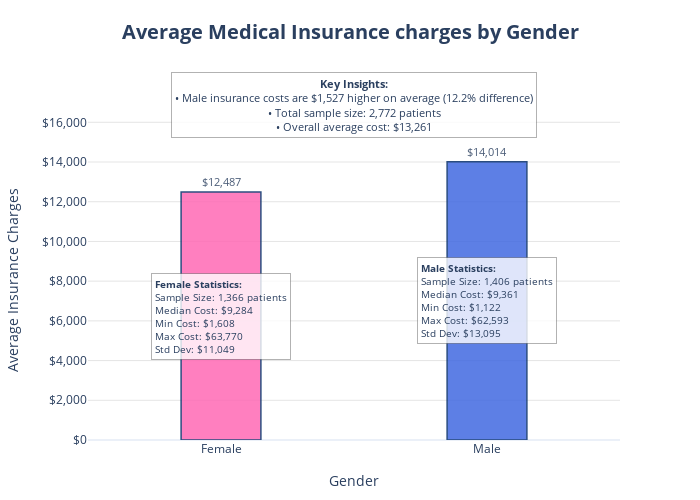

The notebook cell saved with this chart:
### Code cell
# Calculate comprehensive statistics
gender_stats = df.groupby('sex').agg({
    'charges': ['mean', 'std', 'count', 'min', 'max', 'median']
}).reset_index()
gender_stats.columns = ['sex', 'mean', 'std', 'count', 'min', 'max', 'median']

# Create enhanced bar plot
fig_sex = px.bar(gender_stats,
                 x='sex', y='mean',
                 title='Average Medical Insurance charges by Gender',
                 labels={'mean': 'Average Insurance Charges ($)', 'sex': 'Gender'},
                 color='sex',
                 template='plotly_white',
                 text=gender_stats['mean'].round(2),
                 color_discrete_map={'female': '#FF69B4', 'male': '#4169E1'})

# Customize the traces
fig_sex.update_traces(
    textposition='outside',
    textfont=dict(size=11),
    texttemplate='$%{text:,.0f}',
    marker_line_color='rgb(8,48,107)',
    marker_line_width=1.5,
    opacity=0.85,
    width=0.3  # Made bars thinner
)

# Update layout with more compact dimensions
fig_sex.update_layout(
    title={
        'text': '<b>Average Medical Insurance charges by Gender</b>',
        'x': 0.5,
        'y': 0.95,
        'xanchor': 'center',
        'font': dict(size=20)
    },
    yaxis=dict(
        title='Average Insurance Charges',
        tickprefix="$",
        tickformat=",",
        gridcolor='#E5E5E5',
        title_standoff=20,
        range=[0, max(gender_stats['mean']) * 1.15]  # Reduced top margin
    ),
    xaxis=dict(
        title='Gender',
        ticktext=["Female", "Male"],
        tickvals=["female", "male"],
        title_standoff=20
    ),
    plot_bgcolor='white',
    height=500,  # Reduced height
    width=700,   # Reduced width
    showlegend=False,
    margin=dict(t=120, b=60, l=80, r=80),  # Reduced margins
    bargap=0.15  # Reduced gap between bars
)

# Add statistical insights boxes
for i, row in gender_stats.iterrows():
    stats_text = (
        f"<b>{row['sex'].title()} Statistics:</b><br>"
        f"Sample Size: {row['count']:,} patients<br>"
        f"Median Cost: ${row['median']:,.0f}<br>"
        f"Min Cost: ${row['min']:,.0f}<br>"
        f"Max Cost: ${row['max']:,.0f}<br>"
        f"Std Dev: ${row['std']:,.0f}"
    )
    
    fig_sex.add_annotation(
        x=row['sex'],
        y=row['mean']/2,
        text=stats_text,
        showarrow=False,
        font=dict(size=10),
        align='left',
        bgcolor='rgba(255,255,255,0.8)',
        bordercolor='rgba(0,0,0,0.3)',
        borderwidth=1,
        borderpad=3
    )

# Add key insights
avg_diff = abs(gender_stats.iloc[0]['mean'] - gender_stats.iloc[1]['mean'])
percent_diff = (avg_diff / gender_stats.iloc[0]['mean']) * 100

insights_text = (
    f"<b>Key Insights:</b><br>"
    f"• Male insurance costs are ${avg_diff:,.0f} higher on average ({percent_diff:.1f}% difference)<br>"
    f"• Total sample size: {gender_stats['count'].sum():,} patients<br>"
    f"• Overall average cost: ${df['charges'].mean():,.0f}"
)

fig_sex.add_annotation(
    text=insights_text,
    xref='paper', yref='paper',
    x=0.5, y=1.15,
    showarrow=False,
    font=dict(size=11),
    align='center',
    bgcolor='rgba(255,255,255,0.8)',
    bordercolor='rgba(0,0,0,0.3)',
    borderwidth=1,
    borderpad=3,
    xanchor='center'
)

fig_sex.show()

### Figure 1 — Plotly figure (JSON) as saved in the notebook; plotly's stock layout.template omitted (floating-point values rounded to 4 significant figures)
{"data": [{"alignmentgroup": "True", "hovertemplate": "Gender=%{x}<br>Average Insurance Charges ($)=%{y}<br>text=%{text}<extra></extra>", "legendgroup": "female", "marker": {"color": "#FF69B4", "line": {"color": "rgb(8,48,107)", "width": 1.5}, "pattern": {"shape": ""}}, "name": "female", "offsetgroup": "female", "opacity": 0.85, "orientation": "v", "showlegend": true, "text": [12490.0], "textfont": {"size": 11}, "textposition": "outside", "texttemplate": "$%{text:,.0f}", "type": "bar", "width": 0.3, "x": ["female"], "xaxis": "x", "y": [12490.0], "yaxis": "y"}, {"alignmentgroup": "True", "hovertemplate": "Gender=%{x}<br>Average Insurance Charges ($)=%{y}<br>text=%{text}<extra></extra>", "legendgroup": "male", "marker": {"color": "#4169E1", "line": {"color": "rgb(8,48,107)", "width": 1.5}, "pattern": {"shape": ""}}, "name": "male", "offsetgroup": "male", "opacity": 0.85, "orientation": "v", "showlegend": true, "text": [14010.0], "textfont": {"size": 11}, "textposition": "outside", "texttemplate": "$%{text:,.0f}", "type": "bar", "width": 0.3, "x": ["male"], "xaxis": "x", "y": [14010.0], "yaxis": "y"}], "layout": {"annotations": [{"align": "left", "bgcolor": "rgba(255,255,255,0.8)", "bordercolor": "rgba(0,0,0,0.3)", "borderpad": 3, "borderwidth": 1, "font": {"size": 10}, "showarrow": false, "text": "<b>Female Statistics:</b><br>Sample Size: 1,366 patients<br>Median Cost: $9,284<br>Min Cost: $1,608<br>Max Cost: $63,770<br>Std Dev: $11,049", "x": "female", "y": 6243.0}, {"align": "left", "bgcolor": "rgba(255,255,255,0.8)", "bordercolor": "rgba(0,0,0,0.3)", "borderpad": 3, "borderwidth": 1, "font": {"size": 10}, "showarrow": false, "text": "<b>Male Statistics:</b><br>Sample Size: 1,406 patients<br>Median Cost: $9,361<br>Min Cost: $1,122<br>Max Cost: $62,593<br>Std Dev: $13,095", "x": "male", "y": 7007.0}, {"align": "center", "bgcolor": "rgba(255,255,255,0.8)", "bordercolor": "rgba(0,0,0,0.3)", "borderpad": 3, "borderwidth": 1, "font": {"size": 11}, "showarrow": false, "text": "<b>Key Insights:</b><br>• Male insurance costs are $1,527 higher on average (12.2% difference)<br>• Total sample size: 2,772 patients<br>• Overall average cost: $13,261", "x": 0.5, "xanchor": "center", "xref": "paper", "y": 1.15, "yref": "paper"}], "bargap": 0.15, "barmode": "relative", "height": 500, "legend": {"title": {"text": "Gender"}, "tracegroupgap": 0}, "margin": {"b": 60, "l": 80, "r": 80, "t": 120}, "plot_bgcolor": "white", "showlegend": false, "title": {"font": {"size": 20}, "text": "<b>Average Medical Insurance charges by Gender</b>", "x": 0.5, "xanchor": "center", "y": 0.95}, "width": 700, "xaxis": {"anchor": "y", "categoryarray": ["female", "male"], "categoryorder": "array", "domain": [0, 1], "ticktext": ["Female", "Male"], "tickvals": ["female", "male"], "title": {"standoff": 20, "text": "Gender"}}, "yaxis": {"anchor": "x", "domain": [0, 1], "gridcolor": "#E5E5E5", "range": [0, 16120.0], "tickformat": ",", "tickprefix": "$", "title": {"standoff": 20, "text": "Average Insurance Charges"}}}}
